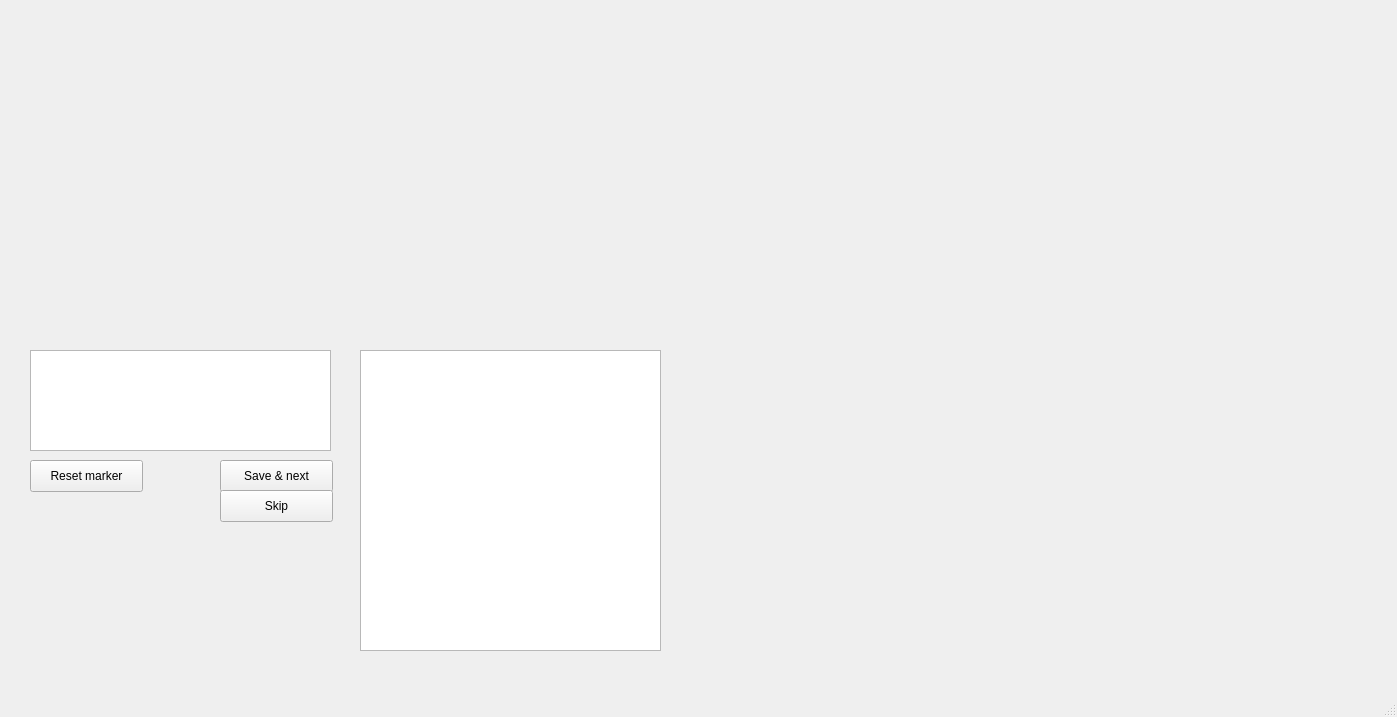
<?xml version="1.0" encoding="UTF-8"?>
<ui version="4.0">
 <class>MainWindow</class>
 <widget class="QMainWindow" name="MainWindow">
  <property name="geometry">
   <rect>
    <x>0</x>
    <y>0</y>
    <width>1397</width>
    <height>717</height>
   </rect>
  </property>
  <property name="windowTitle">
   <string>Cigar tomography orientation fixer</string>
  </property>
  <widget class="QWidget" name="centralwidget">
   <widget class="QWidget" name="overviewWidget" native="true">
    <property name="geometry">
     <rect>
      <x>30</x>
      <y>20</y>
      <width>301</width>
      <height>301</height>
     </rect>
    </property>
   </widget>
   <widget class="QWidget" name="zoomWidget" native="true">
    <property name="geometry">
     <rect>
      <x>360</x>
      <y>20</y>
      <width>301</width>
      <height>301</height>
     </rect>
    </property>
   </widget>
   <widget class="QPushButton" name="resetButton">
    <property name="geometry">
     <rect>
      <x>30</x>
      <y>460</y>
      <width>113</width>
      <height>32</height>
     </rect>
    </property>
    <property name="text">
     <string>Reset marker</string>
    </property>
   </widget>
   <widget class="QTableWidget" name="markerTable">
    <property name="geometry">
     <rect>
      <x>30</x>
      <y>350</y>
      <width>301</width>
      <height>101</height>
     </rect>
    </property>
    <property name="editTriggers">
     <set>QAbstractItemView::NoEditTriggers</set>
    </property>
   </widget>
   <widget class="QWidget" name="markerWidget" native="true">
    <property name="geometry">
     <rect>
      <x>690</x>
      <y>20</y>
      <width>301</width>
      <height>301</height>
     </rect>
    </property>
   </widget>
   <widget class="QPushButton" name="saveButton">
    <property name="geometry">
     <rect>
      <x>220</x>
      <y>460</y>
      <width>113</width>
      <height>32</height>
     </rect>
    </property>
    <property name="text">
     <string>Save &amp;&amp; next</string>
    </property>
   </widget>
   <widget class="QPushButton" name="skipButton">
    <property name="geometry">
     <rect>
      <x>220</x>
      <y>490</y>
      <width>113</width>
      <height>32</height>
     </rect>
    </property>
    <property name="text">
     <string>Skip</string>
    </property>
   </widget>
   <widget class="QWidget" name="rotatedWidget" native="true">
    <property name="geometry">
     <rect>
      <x>1020</x>
      <y>20</y>
      <width>301</width>
      <height>301</height>
     </rect>
    </property>
   </widget>
   <widget class="QTableWidget" name="imageTable">
    <property name="geometry">
     <rect>
      <x>360</x>
      <y>350</y>
      <width>301</width>
      <height>301</height>
     </rect>
    </property>
    <property name="editTriggers">
     <set>QAbstractItemView::NoEditTriggers</set>
    </property>
   </widget>
   <widget class="QWidget" name="processedWidget" native="true">
    <property name="geometry">
     <rect>
      <x>1020</x>
      <y>350</y>
      <width>301</width>
      <height>301</height>
     </rect>
    </property>
   </widget>
  </widget>
  <widget class="QMenuBar" name="menubar">
   <property name="geometry">
    <rect>
     <x>0</x>
     <y>0</y>
     <width>1397</width>
     <height>22</height>
    </rect>
   </property>
  </widget>
  <widget class="QStatusBar" name="statusbar"/>
 </widget>
 <resources/>
 <connections/>
</ui>
